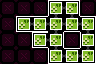

A 2D game scene composited from a Tiled map and its tileset images. What follows is a short description and the map's XML, with every tile layer's data as written:
An orthogonal 6x4 tile map with 16x16 px tiles, 3 tile layers (Maze Shape, Room Properties, Minimap).

<map version="1.10" tiledversion="1.11.0" orientation="orthogonal" renderorder="right-down" width="6" height="4" tilewidth="16" tileheight="16" infinite="0" nextlayerid="4" nextobjectid="1">
 <tileset firstgid="1" source="../LayoutTiles.tsx" />
 <layer id="1" name="Maze Shape" width="6" height="4">
  <data encoding="csv">
1,1,1,35,36,1,
1,17,19,18,49,36,
1,1,17,4,1,34,
1,1,1,51,19,52
</data>
 </layer>
 <layer id="2" name="Room Properties" width="6" height="4">
  <data encoding="csv">
5,5,5,21,21,5,
5,21,21,21,21,21,
5,5,21,21,5,21,
5,5,5,21,21,21
</data>
 </layer>
 <layer id="3" name="Minimap" width="6" height="4">
  <data encoding="csv">
0,0,0,14,14,0,
0,14,14,14,14,14,
0,0,14,14,0,14,
0,0,0,14,14,14
</data>
 </layer>
</map>
